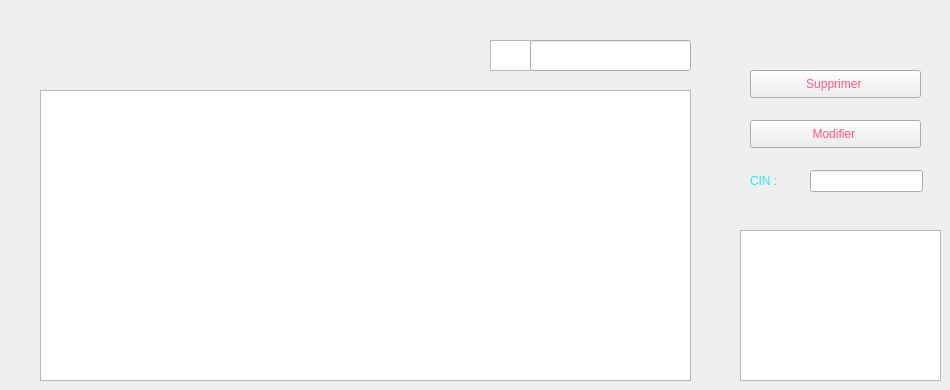
          <widget class="QWidget" name="tab_3">
           <attribute name="title">
            <string> la liste des personnels</string>
           </attribute>
           <widget class="QGraphicsView" name="graphicsView">
            <property name="geometry">
             <rect>
              <x>740</x>
              <y>230</y>
              <width>201</width>
              <height>151</height>
             </rect>
            </property>
            <property name="styleSheet">
             <string notr="true">border-image: url(:/ressources/empl.jpg);</string>
            </property>
           </widget>
           <widget class="QPushButton" name="modifierperso">
            <property name="geometry">
             <rect>
              <x>750</x>
              <y>120</y>
              <width>171</width>
              <height>28</height>
             </rect>
            </property>
            <property name="styleSheet">
             <string notr="true">color : rgb(255, 84, 130);
font: 9pt &quot;Snap ITC&quot;;</string>
            </property>
            <property name="text">
             <string>Modifier </string>
            </property>
           </widget>
           <widget class="QPushButton" name="supprimerperso">
            <property name="geometry">
             <rect>
              <x>750</x>
              <y>70</y>
              <width>171</width>
              <height>28</height>
             </rect>
            </property>
            <property name="styleSheet">
             <string notr="true">color : rgb(255, 84, 130);
font: 9pt &quot;Snap ITC&quot;;</string>
            </property>
            <property name="text">
             <string>Supprimer </string>
            </property>
           </widget>
           <widget class="QGraphicsView" name="graphicsView_5">
            <property name="geometry">
             <rect>
              <x>490</x>
              <y>40</y>
              <width>41</width>
              <height>31</height>
             </rect>
            </property>
            <property name="styleSheet">
             <string notr="true">border-image: url(:/ressources/business_management_discovery_search_focus_research-512.png);</string>
            </property>
           </widget>
           <widget class="QLabel" name="label_suppcin">
            <property name="geometry">
             <rect>
              <x>750</x>
              <y>170</y>
              <width>51</width>
              <height>21</height>
             </rect>
            </property>
            <property name="styleSheet">
             <string notr="true">color: rgb(42, 231, 234);
font: 9pt &quot;Snap ITC&quot;;
</string>
            </property>
            <property name="text">
             <string>CIN :</string>
            </property>
           </widget>
           <widget class="QLineEdit" name="lineEdit_supp">
            <property name="geometry">
             <rect>
              <x>810</x>
              <y>170</y>
              <width>113</width>
              <height>22</height>
             </rect>
            </property>
            <property name="styleSheet">
             <string notr="true">color: rgb(74, 74, 74);
font: 9pt &quot;Snap ITC&quot;;</string>
            </property>
            <property name="maxLength">
             <number>8</number>
            </property>
           </widget>
           <widget class="QTableView" name="tablePerso">
            <property name="geometry">
             <rect>
              <x>40</x>
              <y>90</y>
              <width>651</width>
              <height>291</height>
             </rect>
            </property>
            <property name="styleSheet">
             <string notr="true">font: 9pt &quot;Snap ITC&quot;;

color: rgb(68, 68, 68);</string>
            </property>
            <property name="sortingEnabled">
             <bool>true</bool>
            </property>
           </widget>
           <widget class="QLineEdit" name="rechercher">
            <property name="geometry">
             <rect>
              <x>530</x>
              <y>40</y>
              <width>161</width>
              <height>31</height>
             </rect>
            </property>
            <property name="styleSheet">
             <string notr="true">font: 9pt &quot;Snap ITC&quot;;

color: rgb(68, 68, 68);</string>
            </property>
           </widget>
          </widget>
